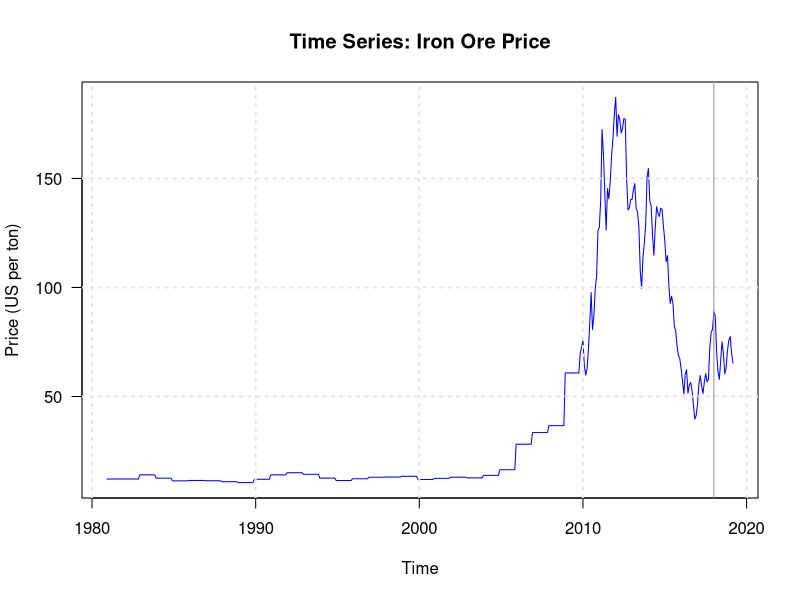

Reproduce this figure in R.
#Author: John Worrall
#Project - STA8180
#prep Data
irData <- read.csv("IronOre.csv", header=TRUE)
summary(irData)
sd(irData$Price)
range(irData$Price)

IrPrice <- irData$Price
irTs <- ts(irData$Price,
           start=c(1980,12),
           end=c(2019,3),
           frequency=12)

par(mfrow=c(1,1))
par(mar = c(5.1, 4.1 ,4.1 ,2.1))

plot(irTs, type="l", las=1, xlab="Time", ylab="Price (US per ton)",main = "Time Series: Iron Ore Price" ,col="blue")
grid(lwd = 2, col=gray(.9))
abline(v=2018, col="grey57")

#n of sample size
pN<-0.85
len<-nrow(irData)
smp_size <- floor(pN * len)
train <- irData[1:smp_size, ]
test <-irData[(smp_size+1):len, ]

#split for 50 months test
train <- irData[1:421, ]
test <-irData[(422):len, ]


#split for 12 months- year test
train <- irData[1:459, ]
test <-irData[(460):len, ]

write.csv(train, file = "Train.csv")
write.csv(test, file = "Test.csv")

